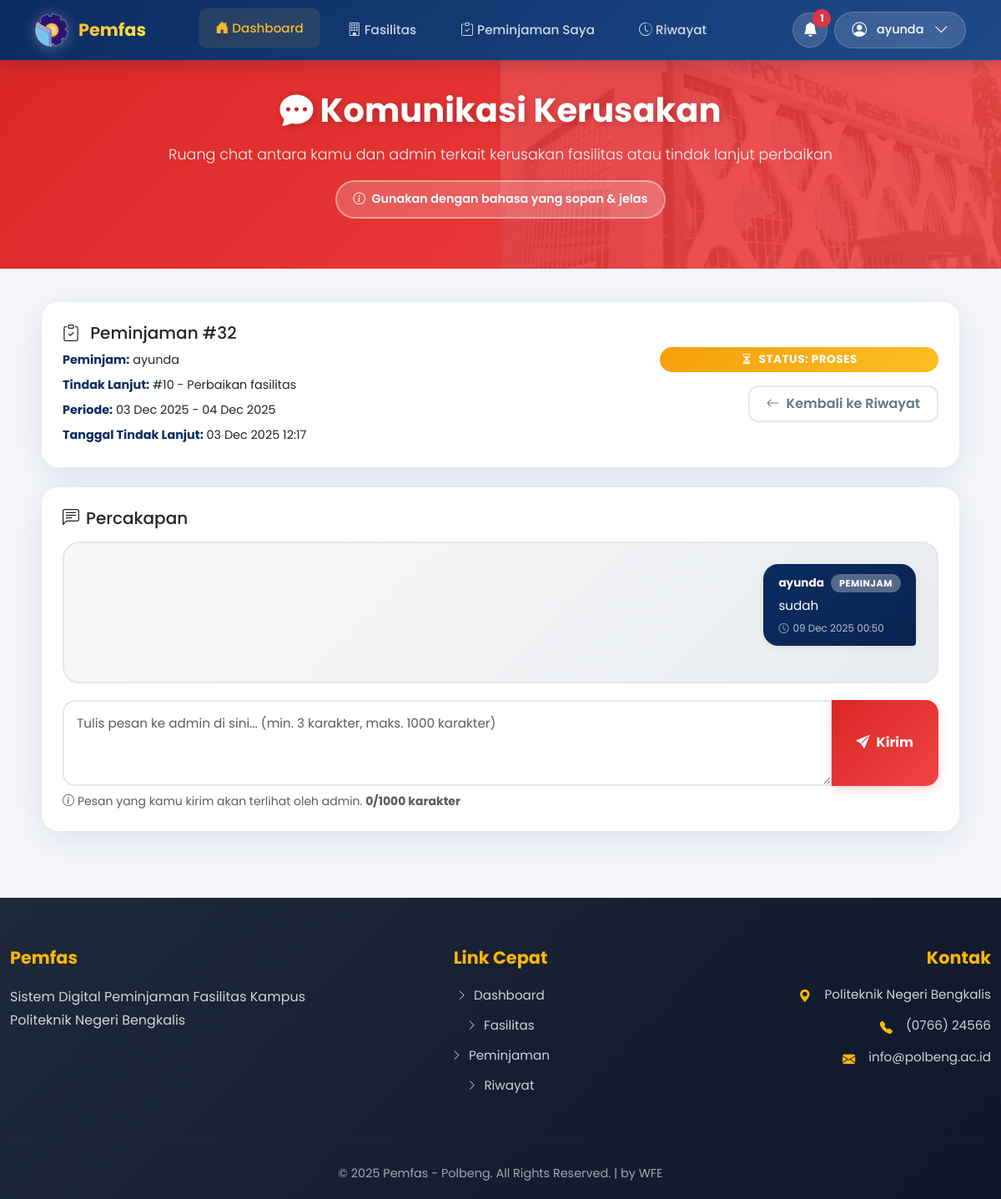
/peminjam/komunikasi_tindaklanjut.php?id_pinjam=32&id_tl=10 (signed in), run on the app's committed database.
### tables this page shows
CREATE TABLE `users` (
  `id_user` int(11) NOT NULL,
  `nama` varchar(100) NOT NULL,
  `username` varchar(50) NOT NULL,
  `password` varchar(255) NOT NULL,
  `email` varchar(100) DEFAULT NULL,
  `role` enum('super_admin','bagian_umum','peminjam') DEFAULT 'peminjam',
  `created` timestamp NOT NULL DEFAULT current_timestamp(),
  `last_login` datetime DEFAULT NULL,
  `id_unit` int(11) DEFAULT NULL
);

CREATE TABLE `peminjaman` (
  `id_pinjam` int(11) NOT NULL,
  `id_user` int(11) NOT NULL,
  `tanggal_mulai` date DEFAULT NULL,
  `tanggal_selesai` date DEFAULT NULL,
  `status` enum('draft','usulan','diterima','ditolak','selesai') DEFAULT 'draft',
  `dokumen_peminjaman` varchar(255) DEFAULT NULL,
  `alasan_penolakan` text DEFAULT NULL,
  `tanggal_usulan` timestamp NOT NULL DEFAULT current_timestamp(),
  `catatan` text DEFAULT NULL
);

CREATE TABLE `tindaklanjut` (
  `id_tindaklanjut` int(11) NOT NULL,
  `id_kembali` int(11) NOT NULL,
  `id_user` int(11) NOT NULL,
  `tindakan` varchar(255) DEFAULT NULL,
  `deskripsi` text DEFAULT NULL,
  `status` enum('proses','selesai') DEFAULT 'proses',
  `tanggal` timestamp NOT NULL DEFAULT current_timestamp()
);

CREATE TABLE `komunikasi_kerusakan` (
  `id_chat` int(11) NOT NULL,
  `id_pinjam` int(11) NOT NULL,
  `id_tindaklanjut` int(11) DEFAULT NULL,
  `id_kembali` int(11) DEFAULT NULL,
  `id_user` int(11) NOT NULL,
  `peran_pengirim` enum('peminjam','bagian_umum','super_admin') NOT NULL,
  `pesan` text NOT NULL,
  `dibaca_admin` tinyint(1) NOT NULL DEFAULT 0,
  `dibaca_peminjam` tinyint(1) NOT NULL DEFAULT 0,
  `created_at` datetime NOT NULL DEFAULT current_timestamp()
);

### peminjam/komunikasi_tindaklanjut.php (the view, shortened to what this page needs)
<?php
include '../config/koneksi.php';
$id_user_login = filter_var($_SESSION['id_user'], FILTER_VALIDATE_INT);
$nama_user = htmlspecialchars($_SESSION['nama'] ?? 'Peminjam', ENT_QUOTES, 'UTF-8');
$id_pinjam = filter_var($_GET['id_pinjam'] ?? 0, FILTER_VALIDATE_INT);
$id_tl = filter_var($_GET['id_tl'] ?? 0, FILTER_VALIDATE_INT);
$detailPinjam = [
    'id_pinjam' => $id_pinjam,
    'nama_peminjam' => $nama_user,
    'tanggal_mulai' => null,
    'tanggal_selesai' => null,
];
$sqlP = "
    SELECT
        p.tanggal_mulai,
        p.tanggal_selesai,
        u.nama AS nama_peminjam
    FROM peminjaman p
    JOIN users u ON p.id_user = u.id_user
    WHERE p.id_pinjam = ? AND p.id_user = ?
    LIMIT 1
";
$stmtP = $conn->prepare($sqlP);
$stmtP->bind_param("ii", $id_pinjam, $id_user_login);
$stmtP->execute();
$resP = $stmtP->get_result();
if ($rowP = $resP->fetch_assoc()) {
    $detailPinjam['nama_peminjam'] = htmlspecialchars($rowP['nama_peminjam'], ENT_QUOTES, 'UTF-8');
    $detailPinjam['tanggal_mulai'] = $rowP['tanggal_mulai'];
    $detailPinjam['tanggal_selesai'] = $rowP['tanggal_selesai'];
} else {
    $_SESSION['error'] = "Anda tidak berhak mengakses komunikasi peminjaman ini.";
    $stmtP->close();
    header("Location: riwayat.php");
    exit;
}
$dataTl = null;
if ($id_tl > 0) {
    $sqlTl = "
        SELECT
            tl.id_tindaklanjut,
            tl.tindakan,
            tl.deskripsi,
            tl.status,
            tl.tanggal
        FROM tindaklanjut tl
        JOIN pengembalian pg ON tl.id_kembali = pg.id_kembali
        WHERE tl.id_tindaklanjut = ?
          AND pg.id_pinjam = ?
        LIMIT 1
    ";
    $stmtTl = $conn->prepare($sqlTl);
    if ($stmtTl) {
        $stmtTl->bind_param("ii", $id_tl, $id_pinjam);
        $stmtTl->execute();
        $resTl = $stmtTl->get_result();
        if ($rowTl = $resTl->fetch_assoc()) {
            $dataTl = [
                'id_tindaklanjut' => (int)$rowTl['id_tindaklanjut'],
                'tindakan' => htmlspecialchars($rowTl['tindakan'], ENT_QUOTES, 'UTF-8'),
                'deskripsi' => htmlspecialchars($rowTl['deskripsi'], ENT_QUOTES, 'UTF-8'),
                'status' => htmlspecialchars($rowTl['status'], ENT_QUOTES, 'UTF-8'),
                'tanggal' => $rowTl['tanggal'],
            ];
        }
    }
}
$listChat = [];
$sqlChat = "
    SELECT
        ck.pesan,
        ck.peran_pengirim,
        ck.created_at,
        ck.dibaca_admin,
        ck.dibaca_peminjam,
        u.nama
    FROM komunikasi_kerusakan ck
    JOIN users u ON ck.id_user = u.id_user
    WHERE ck.id_pinjam = ?
";
$types = "i";
$params = [$id_pinjam];
if ($id_tl > 0) {
    $sqlChat .= " AND (ck.id_tindaklanjut = ? OR ck.id_tindaklanjut IS NULL)";
    $types .= "i";
    $params[] = $id_tl;
}
$sqlChat .= " ORDER BY ck.created_at ASC";
$stmtChat = $conn->prepare($sqlChat);
if ($stmtChat) {
    $stmtChat->bind_param($types, ...$params);
    $stmtChat->execute();
    $resChat = $stmtChat->get_result();
    while ($row = $resChat->fetch_assoc()) {
        $listChat[] = [
            'pesan' => htmlspecialchars($row['pesan'], ENT_QUOTES, 'UTF-8'),
            'peran_pengirim' => htmlspecialchars($row['peran_pengirim'], ENT_QUOTES, 'UTF-8'),
            'created_at' => $row['created_at'],
            'dibaca_admin' => (int)$row['dibaca_admin'],
            'dibaca_peminjam' => (int)$row['dibaca_peminjam'],
            'nama' => htmlspecialchars($row['nama'], ENT_QUOTES, 'UTF-8'),
        ];
    }
}
include '../includes/peminjam/header.php';
include '../includes/peminjam/navbar.php';
?>
<br><br>
<section class="hero-section text-center">
    <div class="container">
        <h2 class="fw-bold mb-3" data-aos="fade-up">
            <i class="bi bi-chat-dots-fill me-2"></i>Komunikasi Kerusakan
        </h2>
        <p class="mb-2" data-aos="fade-up" data-aos-delay="100">
            Ruang chat antara kamu dan admin terkait kerusakan fasilitas atau tindak lanjut perbaikan
        </p>
        <span class="hero-badge" data-aos="fade-up" data-aos-delay="200">
            <i class="bi bi-info-circle me-1"></i>
            Gunakan dengan bahasa yang sopan & jelas
        </span>
    </div>
</section>
<div class="container flex-grow-1 mb-5">
    <div class="chat-page-wrapper">
        <div class="card chat-info-card mb-4" data-aos="fade-up">
            <div class="card-body">
                <div class="row align-items-center">
                    <div class="col-md-8 mb-3 mb-md-0">
                        <div class="info-detail">
                            <h5 class="mb-2">
                                <i class="bi bi-clipboard-check me-2"></i>
                                Peminjaman #<?= $detailPinjam['id_pinjam'] ?>
                            </h5>
                            <p class="mb-1">
                                <strong>Peminjam:</strong> <?= $detailPinjam['nama_peminjam'] ?>
                            </p>
                            <?php if ($dataTl['id_tindaklanjut'] > 0): ?>
                                <p class="mb-1">
                                    <strong>Tindak Lanjut:</strong> #<?= $dataTl['id_tindaklanjut'] ?> - <?= $dataTl['tindakan'] ?>
                                </p>
                            <?php endif; ?>
                            <?php if (!empty($detailPinjam['tanggal_mulai'])): ?>
                                <p class="mb-1">
                                    <strong>Periode:</strong>
                                    <?= date('d M Y', strtotime($detailPinjam['tanggal_mulai'])) ?>
                                    - <?= date('d M Y', strtotime($detailPinjam['tanggal_selesai'])) ?>
                                </p>
                            <?php endif; ?>
                            <?php if (!empty($dataTl['tanggal'])): ?>
                                <p class="mb-0">
                                    <strong>Tanggal Tindak Lanjut:</strong>
                                    <?= date('d M Y H:i', strtotime($dataTl['tanggal'])) ?>
                                </p>
                            <?php endif; ?>
                        </div>
                    </div>
                    <div class="col-md-4 text-md-end">
                        <?php
                            $badgeClass = 'secondary';
                            $statusTl = strtolower($dataTl['status'] ?? '');
                            $statusIcon = 'dash-circle';
                            if ($statusTl === 'proses') {
                                $badgeClass = 'warning';
                                $statusIcon = 'hourglass-split';
                            } elseif ($statusTl === 'selesai') {
                                $badgeClass = 'success';
                                $statusIcon = 'check-circle';
                            }
                        ?>
                        <span class="badge bg-<?= $badgeClass ?> d-block mb-3">
                            <i class="bi bi-<?= $statusIcon ?> me-1"></i>
                            Status: <?= ucfirst($dataTl['status']) ?>
                        </span>
                        <a href="riwayat.php" class="btn btn-outline-secondary">
                            <i class="bi bi-arrow-left me-2"></i>Kembali ke Riwayat
                        </a>
                    </div>
                </div>
            </div>
        </div>
        <div class="card chat-info-card" data-aos="fade-up" data-aos-delay="100">
            <div class="card-body">
                <h5 class="mb-3">
                    <i class="bi bi-chat-left-text me-2"></i>Percakapan
                </h5>
                <div class="chat-box mb-3" id="chatBox">
                    <?php if (empty($listChat)): ?>
                        <div class="chat-empty">
                            <i class="bi bi-chat-square-text"></i>
                            <p class="mb-0">
                                Belum ada percakapan. Tulis pesan pertama kamu di bawah untuk memulai komunikasi dengan admin.
                            </p>
                        </div>
                    <?php else: ?>
                        <?php foreach ($listChat as $c):
                            $isMe = ($c['peran_pengirim'] === 'peminjam');
                            $sideCls = $isMe ? 'chat-right' : 'chat-left';
                        ?>
                            <div class="chat-item <?= $sideCls ?>">
                                <div class="chat-bubble">
                                    <div class="chat-name">
                                        <?= $c['nama'] ?>
                                        <span class="chat-badge">
                                            <?= $c['peran_pengirim'] ?>
                                        </span>
                                    </div>
                                    <div><?= nl2br($c['pesan']) ?></div>
                                    <div class="chat-meta">
                                        <i class="bi bi-clock"></i>
                                        <?= date('d M Y H:i', strtotime($c['created_at'])) ?>
                                    </div>
                                </div>
                            </div>
                        <?php endforeach; ?>
                    <?php endif; ?>
                </div>
                <form method="post" class="chat-form" onsubmit="return validateMessage()">
                    <div class="input-group">
                        <textarea
                            name="pesan"
                            id="pesanInput"
                            class="form-control"
                            rows="3"
                            placeholder="Tulis pesan ke admin di sini... (min. 3 karakter, maks. 1000 karakter)"
                            required
                            maxlength="1000"></textarea>
                        <button class="btn btn-danger" type="submit" name="kirim_chat">
                            <i class="bi bi-send-fill me-2"></i>Kirim
                        </button>
                    </div>
                    <small class="text-muted d-block mt-2" id="charCounter">
                    </small>
                </form>
            </div>
        </div>
    </div>
</div>
<?php include '../includes/peminjam/footer.php'; ?>

### includes/peminjam/navbar.php (shortened to what this page needs)
<?php
include_once __DIR__ . '/../../config/koneksi.php';
$id_user_login = isset($_SESSION['id_user']) ? filter_var($_SESSION['id_user'], FILTER_VALIDATE_INT) : 0;
$nama_user = 'User';
if ($id_user_login > 0) {
    $sqlUser = "SELECT nama, username, role FROM users WHERE id_user = ? LIMIT 1";
    if ($stmtUser = $conn->prepare($sqlUser)) {
        $stmtUser->bind_param("i", $id_user_login);
        $stmtUser->execute();
        $resUser = $stmtUser->get_result();
        if ($row = $resUser->fetch_assoc()) {
            $nama_user = !empty($row['nama']) ? $row['nama'] : 'User';
        }
    }
}
$jumlahNotif    = 0;
if ($id_user_login > 0) {
    if ($stmtCount = $conn->prepare("
        SELECT COUNT(*) AS total
        FROM notifikasi
        WHERE id_user = ? AND is_read = 0
    ")) {
        $stmtCount->bind_param("i", $id_user_login);
        $stmtCount->execute();
        $resultCount = $stmtCount->get_result();
        if ($row = $resultCount->fetch_assoc()) {
            $jumlahNotif = (int)$row['total'];
        }
    }
}
?>
<nav class="navbar navbar-expand-lg fixed-top">
    <div class="container">
        <a class="navbar-brand" href="dashboard.php">
            <img src="../assets/img/Logo.png" alt="Logo" class="navbar-logo">
            <span class="brand-text">Pemfas</span>
        </a>
        <div class="collapse navbar-collapse" id="navbarNav">
            <ul class="navbar-nav mx-auto">
                <li class="nav-item">
                    <a class="nav-link active" href="dashboard.php">
                        <i class="bi bi-house-door-fill me-1"></i> Dashboard
                    </a>
                </li>
                <li class="nav-item">
                    <a class="nav-link" href="fasilitas.php">
                        <i class="bi bi-building me-1"></i> Fasilitas
                    </a>
                </li>
                <li class="nav-item">
                    <a class="nav-link" href="peminjaman_saya.php">
                        <i class="bi bi-clipboard-check me-1"></i> Peminjaman Saya
                    </a>
                </li>
                <li class="nav-item">
                    <a class="nav-link" href="riwayat.php">
                        <i class="bi bi-clock-history me-1"></i> Riwayat
                    </a>
                </li>
            </ul>
            <div class="d-flex align-items-center gap-2">
                <div class="dropdown">
                    <button class="btn-notif" id="btnNotifBorrower" type="button" data-bs-toggle="dropdown">
                        <i class="bi bi-bell-fill"></i>
                        <?php if ($jumlahNotif > 0): ?>
                            <span class="notif-badge"><?= $jumlahNotif; ?></span>
                        <?php endif; ?>
                    </button>
                </div>
                <div class="dropdown">
                    <button class="btn-profile" type="button" data-bs-toggle="dropdown">
                        <i class="bi bi-person-circle me-1"></i>
                        <span><?= htmlspecialchars($nama_user); ?></span>
                        <i class="bi bi-chevron-down ms-1"></i>
                    </button>
                </div>
            </div>
        </div>
    </div>
</nav>

### data on the page
users: nama "ayunda"
peminjaman: id_user.nama "ayunda", tanggal_mulai "03 Dec 2025", tanggal_selesai "04 Dec 2025"
tindaklanjut: id_tindaklanjut "10", tindakan "Perbaikan fasilitas", tanggal "03 Dec 2025 12:17", status "PROSES"
komunikasi_kerusakan: id_user.nama "ayunda", peran_pengirim "PEMINJAM", pesan "sudah", created_at "09 Dec 2025 00:50"

### other printed values
$jumlahNotif "1"
$detailPinjam['id_pinjam'] "32"
